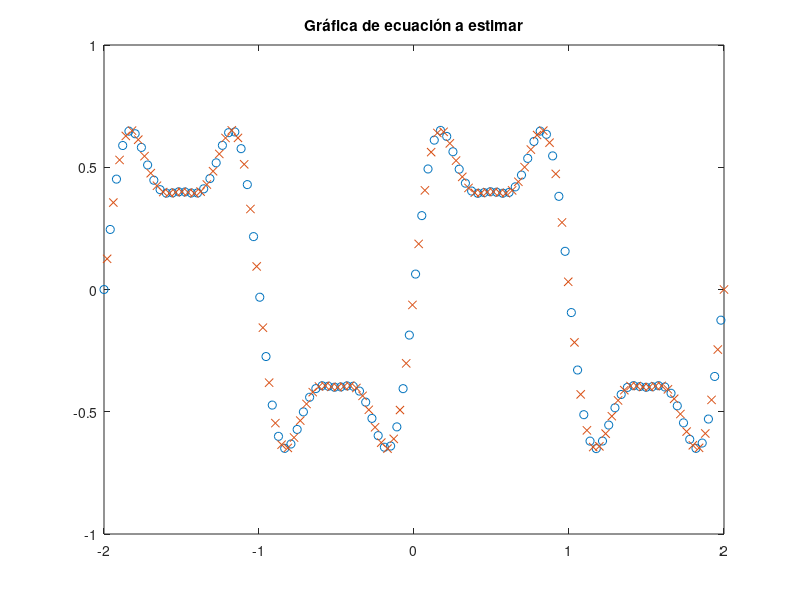

MATLAB code for this plot: (Note: this script raises an error after producing the figure.)
%%  APRENDIZAJE NEURO-ADAPTATIVO Y ANFIS
%
%  La estructura básica del sistema de inferencia fuzzy de Mamdani es un modelo que mapea características de entrada a funciones
%  de pertenencia de entrada a reglas, reglas a un conjunto de características de salida, y las funciones de pertenencia de salida
%  a valores con salida de 'valoración-única'o a una decisión asociada con  la salida. Tal sistema usa funciones de pertenencia
%  fijas que son escogidas arbitrariamente y una regla de estructura que es esencialmente predeterminada por la interpretación del
%  usuario de las características de las variables del modelo.
%
%  ANFIS y el diseñador neuro-difuso aplican técnicas de inferencia difusa al modelado de datos. La forma de las funciones de 
%  pertenencia depende de los parámetros y cambiar estos parámetros cambia la forma de la función de pertenencia. 
%  En lugar de simplemente mirar los datos para elegir los parámetros de la función de pertenencia, se eligen automáticamente los 
%  parámetros de la función de pertenencia utilizando estas aplicaciones de Fuzzy Logic Toolbox.
%
%  Por ejemplo, si se desea aplicar inferencia difusa a un sistema para el cual ya tiene una colección de datos de entrada/salida
%  que se desea utilizar para modelar, seguir el modelo o algún escenario similar. No necesariamente tiene una estructura de 
%  modelo predeterminada basada en las características de las variables en su sistema.
%
%  En algunas situaciones de modelado, no se puede discernir lo que las funciones de pertenencia deberían parecer simplemente
%  al mirar los datos. En lugar de elegir arbitrariamente los parámetros asociados a una función de pertenencia dada, 
%  estos parámetros se podrían elegir para adaptar las funciones de pertenencia a los datos de entrada/salida para tener en 
%  cuenta estos tipos de variaciones en los valores de datos. En tales casos, puede utilizar las técnicas de aprendizaje 
%  neuro-adaptativas de la Fuzzy Logic Toolbox incorporadas en el comando anfis.
%
%  El método de aprendizaje neuro-adaptativo funciona de manera similar al de las redes neuronales. Las técnicas de aprendizaje 
%  neuro-adaptativas proporcionan un método para el procedimiento de modelado difuso para aprender información sobre un conjunto
%  de datos. El software Fuzzy Logic Toolbox calcula los parámetros de la función de pertenencia que mejor permiten que el sistema
%  de inferencia difuso asociado rastree los datos de entrada/salida dados. La función Fuzzy Logic Toolbox que realiza este 
%  parámetro de función de pertenencia se llama anfis en MATLAB.
%
%  El acrónimo ANFIS deriva su nombre del sistema de inferencia neurodifuso adaptativo. Utilizando un conjunto de datos de 
%  entrada/salida dado, la función del toolbox anfis construye un sistema de inferencia difuso (FIS) cuyos parámetros de función 
%  de pertenencia se ajustan usando un algoritmo de propagación posterior solo o en combinación con un método de mínimos cuadrados 
%  Este ajuste permite que sus sistemas difusos aprendan de los datos que están modelando.
%
%  Una estructura de tipo red similar a la de una red neuronal, que mapea entradas a través de funciones de pertenencia de 
%  entrada y parámetros asociados, y luego a través de funciones de pertenencia de salida y parámetros asociados a salidas, puede 
%  usarse para interpretar el mapa de entrada/salida.
%
%  Los parámetros asociados con las funciones de pertenencia cambian a través del proceso de aprendizaje. El cálculo de estos 
%  parámetros (o su ajuste) es facilitado por un vector gradiente. Este vector gradiente proporciona una medida de lo bien que 
%  el sistema de inferencia difusa está modelando los datos de entrada/salida para un conjunto dado de parámetros. Cuando se 
%  obtiene el vector de gradiente, se puede aplicar cualquiera de varias rutinas de optimización para ajustar los parámetros para 
%  reducir en alguna medida de error. Esta medida de error se define normalmente por la suma de la diferencia cuadrática entre 
%  salidas reales y deseadas. Anfis utiliza backpropagation o una combinación de la estimación por mínimos cuadrados y 
%  backpropagation para la estimación de los parámetros de la función de pertenencia.
%
%  El enfoque de modelado utilizado por anfis es similar a muchas técnicas de identificación de sistemas. En primer lugar, se 
%  plantea la hipótesis de una estructura de modelo parametrizada (relacionar entradas a funciones de pertenencia a reglas a 
%  salidas a funciones de pertenencia, etc.). A continuación, recopila datos de entrada/salida en un formato que pueda ser 
%  utilizado por anfis para el entrenamiento. A continuación, puede utilizar anfis para entrenar el modelo FIS para emular los
%  datos de entrenamiento que se le presentan modificando los parámetros de la función de pertenencia de acuerdo con un criterio
%  de error elegido.
%
%  En general, este tipo de modelado funciona bien si los datos de entrenamiento presentados a anfis para entrenar los
%  parámetros de la función de pertenencia son totalmente representativos de las características de los datos que el FIS
%  entrenado pretende modelar. En algunos casos, sin embargo, los datos se recogen utilizando medidas ruidosas, y los datos de
%  entrenamiento no pueden ser representativos de todas las características de los datos que se presentarán al modelo. En tales
%  situaciones, la validación del modelo es útil.
%
%  La validación del modelo es el proceso por el cual los vectores de entrada de los conjuntos de datos de entrada/salida en los
%  cuales el FIS no fue entrenado, son presentados al modelo FIS entrenado para ver cómo el modelo FIS predice los valores de
%  salida del conjunto de datos correspondiente.
%  
%  Un problema con la validación de modelos para modelos construidos usando técnicas adaptativas es seleccionar un conjunto de
%  datos que sea representativo de los datos que el modelo entrenado pretende emular, pero suficientemente distintos del conjunto
%  de datos de entrenamiento para no hacer trivial el proceso de validación.
%
%  Si se ha recogido una gran cantidad de datos, esperamos que estos datos contengan todas las características representativas
%  necesarias, por lo que el proceso de selección de un conjunto de datos para verificar o probar los propósitos se hace más
%  fácil. Sin embargo, si espera presentar mediciones ruidosas en su modelo, es posible que el conjunto de datos de entrenamiento
%  no incluya todas las características representativas que desea modelar.
%
%  El conjunto de datos de prueba le permite comprobar la capacidad de generalización del sistema de inferencia difusa resultante.
%  La idea detrás del uso de un conjunto de datos de verificación para la validación del modelo es que después de cierto punto en
%  el entrenamiento, el modelo comienza a superponer el conjunto de datos de entrenamiento. En principio, el error del modelo
%  para el conjunto de datos de comprobación tiende a disminuir a medida que el entrenamiento se lleva a cabo hasta el punto en
%  que comienza el sobreentrenado y, a continuación, el error del modelo para los datos de comprobación aumenta repentinamente.
%  El ajuste excesivo se explica por la prueba del FIS entrenado en los datos de entrenamiento contra los datos de comprobación
%  y eligiendo los parámetros de la función de pertenencia como aquellos asociados con el error de comprobación mínimo si estos
%  errores indican que el modelo se sobreentrena.
%
%  Normalmente, estos conjuntos de datos de entrenamiento y comprobación se recogen sobre la base de observaciones del sistema
%  de destino y luego se almacenan en archivos separados.
%
%% 
%%  DESARROLLO DE UN EJEMPLO
%
% # Se definen los datos de entrada y salida
% # Se genera el FIS
% # Se define el entranamiento con el número de intentos y el error medio cuadrático
% # Se entrena el conjunto de datos
% # Se validan los resultados
% 
%  El problema en cuestión es hacer una aproximación difusa de la función y=0.6sin(πx) + 0.3sin(3πx) + 0.1sin(5πx), usando anfis
%  con datos de entrenamiento y de validaciónws
%%

%%
%  El primer paso es generar los datos
%%
numPts=200;
x=linspace(-2,2,numPts)'; 
y=0.6*sin(pi*x)+0.3*sin(3*pi*x)+0.1*sin(5*pi*x);
data=[x y];
%%
%  Se genera los datos de entrenamiento y los datos de validación
%%
trndata=data(1:2:numPts,:); 
chkdata=data(2:2:numPts,:);  

%%
%  La gráfica de a ecuación que se va a entrenar se muestra a continuación:
%%
figure
plot(trndata(:,1),trndata(:,2),'o',chkdata(:,1),chkdata(:,2),'x') 
title('Gráfica de ecuación a estimar');

%%
%  Se configura el entorno de entrenamiento. Primero, se establece el número y tipo de funciones de pertenencia. Para el tipo de
%  función, se establece la función por defecto para mostrar el desarrollo básico. Posteriormente, se evaluará cada función
%%

numMFs=5; 
mfType='gbellmf';

%%
%  Se genera la matriz FIS y se visualizan las funciones de pertenencia generadas
%%
fismat=genfis1(trndata,numMFs,mfType); 

figure
[x,mf]=plotmf(fismat,'input',1);
plot(x,mf);
title('Funciones de pertenenecia');

%%
%  A continuación, se establece el número de intentos para entrenar la red, así como su tolerancia al error.
%%

trnEpoNum=100;
trnErrGoa=0;

trnOpt=[trnEpoNum trnErrGoa];

%%
%  Luego, se configuran las opciones que se van a visualizar. Con la opción 1 se muestran las opciones por defecto.
%%

dispOpt=1;

%%
%  Se genera una matriz de validación. Debe ser una muestra aleatoria de los datos de entrada, pero para el ejemplo básico, se
%  dejará por defecto
%%

trnDataM = []; 

%%
%  Por último, se genera el tipo de optimización que se va a usar: 0: backpropagation y 1 (defecto): método híbrido
%%
optMethod=0;

%%
%  Por último, se entrena el sistema con los parámetros anteriormente configurados.
%%
[fismat1,trnErr,ss]=anfis(trndata,fismat,trnOpt,dispOpt,trnDataM,optMethod);
%%
%  Se evalúa el sistema resultante, encontrando el error cuadrático medio
%%
trnOut=evalfis(trndata(:,1),fismat1);
trnRMSE=norm(trnOut-trndata(:,2))/sqrt(length(trnOut));
%%
%  Se grafica el error vs los intentos.
%%
epoch=1:trnEpoNum;
figure
plot(epoch,trnErr,'o');
title('Error vs entrenamientos');
hold on;
%%
%  Por último, se visualiza el resultado del sistema entrenado
%%
anfis_y=evalfis(x(:,1),fismat1);
figure
plot(trndata(:,1),trndata(:,2),'o',x,anfis_y,'-')
title('FIS resultante');

dispOpt=[1 0 0 1];

%%  Función de pertenencia Triangular
%  La curva triangular es una función de un vector, x, y depende de tres parámetros escalares a, b, y c, dados por
%
% <<trimfs.png>>
%%
a = 0:0.1:6;b = trimf(a,[2 3 4]);figure;plot(a,b);
%%
%  Se establece mediante mfType='trimf';
%  Con el tipo de función de transferencia de salida lineal y método híbrido, el cual es una combinación de estimación por mínimos
%  cuadrados y backpropagation
%%
mfType='trimf';
outmftype='linear';
optMethod=1;
anfis_t(trndata, numMFs,mfType,outmftype,trnEpoNum, trnErrGoa, dispOpt, trnDataM, optMethod);
%%
%  Con backpropagation
%%
outmftype='linear';
optMethod=0;
anfis_t(trndata, numMFs,mfType,outmftype,trnEpoNum, trnErrGoa, dispOpt, trnDataM, optMethod);
%%
%  Con el tipo de función de transferencia de salida constante y método híbrido
%%
outmftype='constant';
optMethod=1;
anfis_t(trndata, numMFs,mfType,outmftype,trnEpoNum, trnErrGoa, dispOpt, trnDataM, optMethod);
%%
%  Con el tipo de función de transferencia de salida constante y método backpropagation
%%
outmftype='constant';
optMethod=0;
anfis_t(trndata, numMFs,mfType,outmftype,trnEpoNum, trnErrGoa, dispOpt, trnDataM, optMethod);

%%  Función de pertenencia Trapezoidal
%  La curva trapezoidal es una función de un vector, x, y depende de cuatro parámetros escalares a, b, c y d, dados por
%
% <<trapmf.png>>
%%
a = 0:0.1:6;b = trapmf(a,[2 3 4 5]);figure;plot(a,b);
%%
%  Se establece mediante mfType='trapmf'. Con mft lineal e híbrido
%%
mfType='trapmf';
outmftype='linear';
optMethod=1;
anfis_t(trndata, numMFs,mfType,outmftype,trnEpoNum, trnErrGoa, dispOpt, trnDataM, optMethod);
%%
%  Con backpropagation
%%
outmftype='linear';
optMethod=0;
anfis_t(trndata, numMFs,mfType,outmftype,trnEpoNum, trnErrGoa, dispOpt, trnDataM, optMethod);
%%
%  Con mft constante da error 
%%
%DA ERROR!
%mfType='trapmf';
%outmftype='constant';
%optMethod=1;
%anfis_t(trndata, numMFs,mfType,outmftype,trnEpoNum, trnErrGoa, dispOpt, trnDataM, optMethod);
%
%outmftype='constant';
%optMethod=0;
%anfis_t(trndata, numMFs,mfType,outmftype,trnEpoNum, trnErrGoa, dispOpt, trnDataM, optMethod);
%%

%%  Función de pertenencia Campana de Bell general
%  La función de campana generalizada depende de tres parámetros a, b, y c dados por
%
% <<gbellmf.png>>
%
%  Donde el parámetro b es usualmente positivo y l parámetro c localiza el centro de la curva
%%
a = 0:0.1:6;b = gbellmf(a,[1 2 3]);figure;plot(a,b);
%%
%  Se establece mediante mfType='gbellmf'. Con MFT lineal y método híbrido
%%
mfType='gbellmf';
outmftype='linear';
optMethod=1;
anfis_t(trndata, numMFs,mfType,outmftype,trnEpoNum, trnErrGoa, dispOpt, trnDataM, optMethod);
%%
%  Con backpropagation
%%
outmftype='linear';
optMethod=0;
anfis_t(trndata, numMFs,mfType,outmftype,trnEpoNum, trnErrGoa, dispOpt, trnDataM, optMethod);
%%
%  Con mft constante y método híbrido
%%
outmftype='constant';
optMethod=1;
anfis_t(trndata, numMFs,mfType,outmftype,trnEpoNum, trnErrGoa, dispOpt, trnDataM, optMethod);
%%
%  Con backpropagation
%%
outmftype='constant';
optMethod=0;
anfis_t(trndata, numMFs,mfType,outmftype,trnEpoNum, trnErrGoa, dispOpt, trnDataM, optMethod);

%%  Función de pertenencia de Gauss simétrica
%  La función simétrica de Gauss depende de dos parámetros σ y c dados por:
%
% <<gaussmf.png>>
%%
a = 0:0.1:10;b = gaussmf(a,[2 5]);figure;plot(a,b);xlabel('gaussmf, P=[2 5]')
%%
%  Se establece mediante mfType='gaussmf'. Con MFT lineal y método híbrido
%%
mfType='gaussmf';
outmftype='linear';
optMethod=1;
anfis_t(trndata, numMFs,mfType,outmftype,trnEpoNum, trnErrGoa, dispOpt, trnDataM, optMethod);
%%
%  Con método backpropagation
%%
outmftype='linear';
optMethod=0;
anfis_t(trndata, numMFs,mfType,outmftype,trnEpoNum, trnErrGoa, dispOpt, trnDataM, optMethod);
%%
%  Con MFT constante y método híbrido
%%
outmftype='constant';
optMethod=1;
anfis_t(trndata, numMFs,mfType,outmftype,trnEpoNum, trnErrGoa, dispOpt, trnDataM, optMethod);
%%
%  Con método backpropagation
%%
outmftype='constant';
optMethod=0;
anfis_t(trndata, numMFs,mfType,outmftype,trnEpoNum, trnErrGoa, dispOpt, trnDataM, optMethod);

%%  Función de pertenencia de Gauss combinada
%  La función gaussiana depende de dos parámetros σ y c dados por
%
% <<gauss2mf.png>>
%
%%
a = [0:0.1:10]';b1 = gauss2mf(a,[2 4 1 8]);b2 = gauss2mf(a,[2 5 1 7]);b3 = gauss2mf(a,[2 6 1 6]);b4 = gauss2mf(a,[2 7 1 5]);b5 = gauss2mf(a,[2 8 1 4]);figure;
plot(a,[b1 b2 b3 b4 b5])
%%
%  Se establece mediante mfType='gauss2mf'. Con MFT lineal y método híbrido:
%%
mfType='gauss2mf';
outmftype='linear';
optMethod=1;
anfis_t(trndata, numMFs,mfType,outmftype,trnEpoNum, trnErrGoa, dispOpt, trnDataM, optMethod);
%%
%  Con método backpropagation
%%
outmftype='linear';
optMethod=0;
anfis_t(trndata, numMFs,mfType,outmftype,trnEpoNum, trnErrGoa, dispOpt, trnDataM, optMethod);
%%
%  Con MFT constante y método híbrido
%%
outmftype='constant';
optMethod=1;
anfis_t(trndata, numMFs,mfType,outmftype,trnEpoNum, trnErrGoa, dispOpt, trnDataM, optMethod);
%%
%  Con método backpropagation
%%
outmftype='constant';
optMethod=0;
anfis_t(trndata, numMFs,mfType,outmftype,trnEpoNum, trnErrGoa, dispOpt, trnDataM, optMethod);

%%  Función de pertenencia PI
%  Esta curva basada en splines se denomina así debido a su forma Π. La función de pertenencia se evalúa en los puntos
%  determinados por el vector x. Los parámetros a y d ubican los "pies" de la curva, mientras que b y c ubican sus "hombros". La
%  función de pertenencia es un producto de las funciones de membresía smf y zmf, y está dada por:
%
% <<pimf.png>>
%
%%
a = 0:0.1:10;b = pimf(a,[1 4 5 10]);figure;plot(a,b);xlabel('pimf, P = [1 4 5 10]');ylim([-0.05 1.05])
%%
%  Se establece mediante mfType='pimf'. Con MFT lineal y método híbrido
%%
mfType='pimf';
outmftype='linear';
optMethod=1;
anfis_t(trndata, numMFs,mfType,outmftype,trnEpoNum, trnErrGoa, dispOpt, trnDataM, optMethod);
%%
%  Con método backpropagation
%%
outmftype='linear';
optMethod=0;
anfis_t(trndata, numMFs,mfType,outmftype,trnEpoNum, trnErrGoa, dispOpt, trnDataM, optMethod);
%%
%  Con MFT constante y método híbrido
%%
outmftype='constant';
optMethod=1;
anfis_t(trndata, numMFs,mfType,outmftype,trnEpoNum, trnErrGoa, dispOpt, trnDataM, optMethod);
%%
%  Con método backpropagation
%%
outmftype='constant';
optMethod=0;
anfis_t(trndata, numMFs,mfType,outmftype,trnEpoNum, trnErrGoa, dispOpt, trnDataM, optMethod);

%%  Función de pertenencia de diferencia de Sigmoidales
%  Diferencia entre dos funciones de membresía sigmoidal. La función de pertenencia sigmoidal utilizada depende de los dos
%  parámetros a y c y está dada por
%
% <<dsigmf.png>>
%
%  La función de pertenencia dsigmf depende de cuatro parámetros, a1, c1, a2 y c2, y es la diferencia entre dos de estas funciones
%  sigmoides. F1 (x; a1, c1) - f2 (x; a2, c2). Los parámetros se listan en el orden: [a1 c1 a2 c2]. 
%%
a = 0:0.1:10;b = dsigmf(a,[5 2 5 7]);figure;plot(a,b);xlabel('dsigmf, P = [5 2 5 7]')
%%
%  Se establece mediante mfType='dsigmf'. Con MFT lineal y método híbrido
%%
mfType='dsigmf';

outmftype='linear';
optMethod=1;
anfis_t(trndata, numMFs,mfType,outmftype,trnEpoNum, trnErrGoa, dispOpt, trnDataM, optMethod);
%%
%  Con método backpropagation
%%
outmftype='linear';
optMethod=0;
anfis_t(trndata, numMFs,mfType,outmftype,trnEpoNum, trnErrGoa, dispOpt, trnDataM, optMethod);
%%
%  Con MFT constante y método híbrido
%%
outmftype='constant';
optMethod=1;
anfis_t(trndata, numMFs,mfType,outmftype,trnEpoNum, trnErrGoa, dispOpt, trnDataM, optMethod);
%%
%  Con método backpropagation
%%
outmftype='constant';
optMethod=0;
anfis_t(trndata, numMFs,mfType,outmftype,trnEpoNum, trnErrGoa, dispOpt, trnDataM, optMethod);
%%  Función de pertenencia de producto de Sigmoidales
%  Producto entre dos funciones de membresía sigmoidal. La función de pertenencia sigmoidal utilizada depende de los dos
%  parámetros a y c y está dada por
%
% <<psigmf.png>>
%
%  La función de pertenencia psigmf depende de cuatro parámetros, a1, c1, a2 y c2, y es el producto entre dos de estas funciones
%  sigmoides. F1 (x; a1, c1) x f2 (x; a2, c2). Los parámetros se listan en el orden: [a1 c1 a2 c2]. 
%%
a = 0:0.1:10;b = psigmf(a,[5 2 5 7]);figure;plot(a,b);xlabel('psigmf, P = [5 2 5 7]')
%%
%  Se establece mediante mfType='psigmf'. Con MFT lineal y método híbrido
%%
mfType='psigmf';

outmftype='linear';
optMethod=1;
anfis_t(trndata, numMFs,mfType,outmftype,trnEpoNum, trnErrGoa, dispOpt, trnDataM, optMethod);
%%
%  Con método backpropagation
%%
outmftype='linear';
optMethod=0;
anfis_t(trndata, numMFs,mfType,outmftype,trnEpoNum, trnErrGoa, dispOpt, trnDataM, optMethod);
%%
%  Con MFT constante y método híbrido
%%
outmftype='constant';
optMethod=1;
anfis_t(trndata, numMFs,mfType,outmftype,trnEpoNum, trnErrGoa, dispOpt, trnDataM, optMethod);
%%
%  Con método backpropagation
%%
outmftype='constant';
optMethod=0;
anfis_t(trndata, numMFs,mfType,outmftype,trnEpoNum, trnErrGoa, dispOpt, trnDataM, optMethod);
%%  RESULTADOS Y CONCLUSIONES
%  
%  Se evaluaron los diferentes métodos para generar un entrenamiento mediante ANFIS, con parámetros que permiten visualizar cuál
%  es el mejor, basados en la gráfica resultante, la velocidad con la que llega al error estimado y el error cuadrático medio. 
%
%  Entonces, se puede visualizar que las funciones trimf con MFT lineal y método híbrido, gbellmf con MFT lineal y método híbrido, 
%  gauss2mf con MFT lineal y método híbrido,dsigmf con MFT lineal y método híbrido, y psigmf con MFT lineal y método híbrido
%  dan los mejores resultados. Como se puede ver, lo que tienen en común es que tienen función de pertenencia lineal y utiliza el
%  método híbrido, y además, el error cuádratico es menor que 0.1
%
%  Más referencia en https://www.mathworks.com/help/fuzzy/index.html
%%
close all;